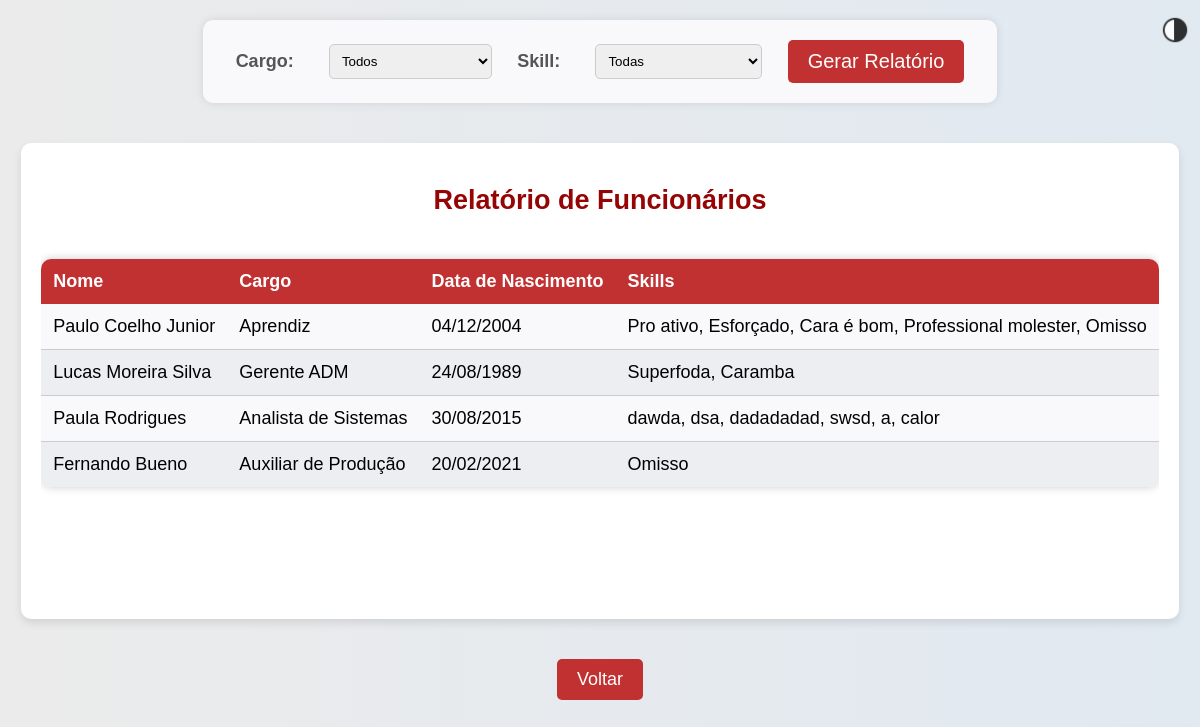
Page /relatorio/ (signed in) on the earlier database version.
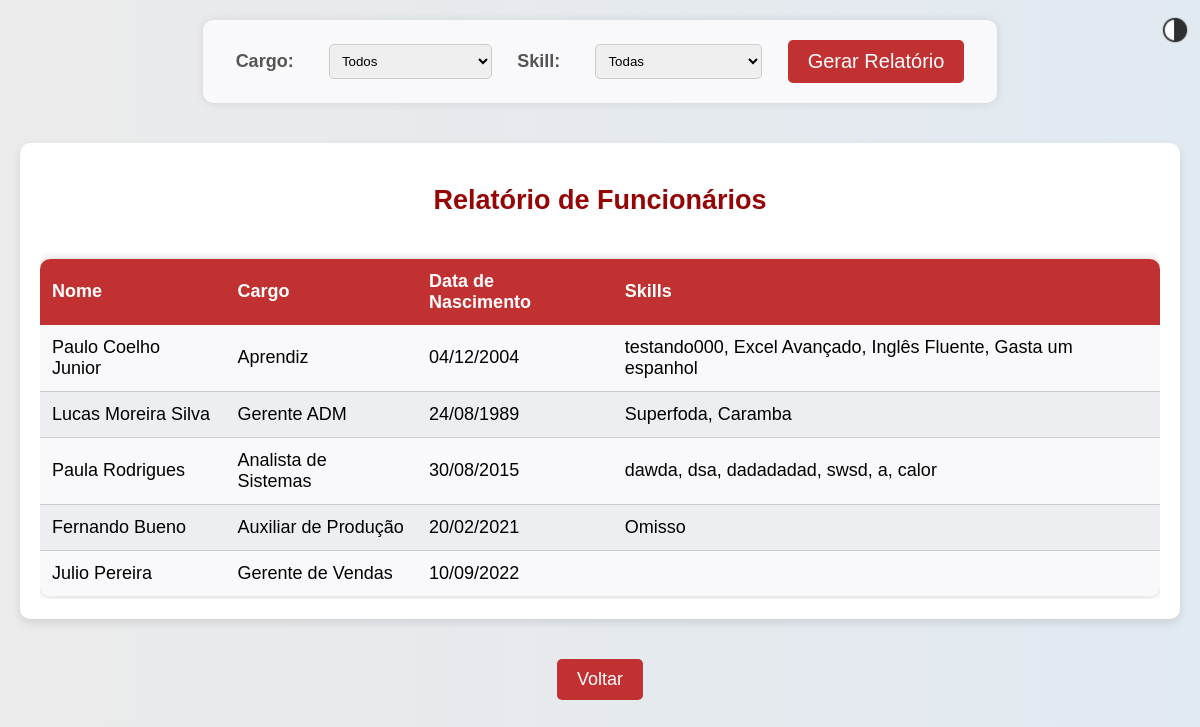
Same page on the later database version.
### app/models.py (models this page shows, shortened)
class Funcionario(models.Model):
    nome = models.CharField(max_length=100)
    cargo = models.CharField(max_length=50)
    data_nascimento = models.DateField()
    skills = models.ManyToManyField(Skill, blank=True)  # Relacionamento ManyToMany com Skill

class Skill(models.Model):
    nome = models.CharField(max_length=100)
    def __str__(self):
        return self.nome

### app/views.py (the view)
# urls.py: path('relatorio/', views.relatorio_dinamico, name='relatorio_dinamico'),
@login_required(login_url='login')
def relatorio_dinamico(request):
    cargo = request.GET.get('cargo')
    skill = request.GET.get('skill')
    funcionarios = Funcionario.objects.all()
    if cargo:
        funcionarios = funcionarios.filter(cargo=cargo)
    if skill:
        funcionarios = funcionarios.filter(skills__nome=skill)
    context = {
        'funcionarios': funcionarios,
        'cargos': Funcionario.objects.values_list('cargo', flat=True).distinct(),
        'skills': Skill.objects.all(),
    }
    return render(request, 'relatorio.html', context)

### app/templates/relatorio.html (shortened to what this page needs)
{% extends 'layout.html' %}
{% load static %}
{% block extrahead %}
    <link rel="stylesheet" href="{% static 'app/css/relatorio.css' %}">
{% endblock %}
{% block content %}
    <form class="formMain" method="get">
        <label for="cargo">Cargo:</label>
        <select name="cargo" id="cargo">
            <option value="">Todos</option>
        </select>
        <label for="skill">Skill:</label>
        <select name="skill" id="skill">
            <option value="">Todas</option>
        </select>
        <button type="submit">Gerar Relatório</button>
    </form>
    <div class="containerMain">
        <h2>Relatório de Funcionários</h2>
        <div class="tableDiv">
            <table>
                <thead>
                    <tr class="columns">
                        <th>Nome</th>
                        <th>Cargo</th>
                        <th>Data de Nascimento</th>
                        <th>Skills</th>
                    </tr>
                </thead>
                <tbody>
                    {% for funcionario in funcionarios %}
                    <tr class="valuesColumns">
                        <td>{{ funcionario.nome }}</td>
                        <td>{{ funcionario.cargo }}</td>
                        <td>{{ funcionario.data_nascimento|date:"d/m/Y" }}</td>
                        <td>{{ funcionario.skills.all|join:", " }}</td>
                    </tr>
                    {% endfor %}
                </tbody>
            </table>
        </div>
    </div>
    <a href="{% url 'main' %}">Voltar</a>
{% endblock %}

### app/templates/layout.html (shortened to what this page needs)
<!DOCTYPE html>
{% load static %}
<html lang="en">
<head>
    {% block extrahead %}
    {% endblock %}
</head>
<body>
    <button style="
        opacity: 0.8;
        position: fixed;
        top: 15px;
        right: 10px;
        cursor: pointer;
        border-radius: 50%;
        border: none; padding: 0;
        height: 30px;
        width: 30px;
        background-color: transparent;
        " class="darkthemeButton">
        <img class="darkthemeImage" src="{% static 'app/img/icons/dark-mode.png' %}" style="
            margin: 0;
            width: 30px;
            height: 30px">
    </button>
    {% block content %}
    {% endblock %}
</body>
</html>

### app/static/app/css/relatorio.css (style rules this page uses)
body { font-family: 'Arial', sans-serif; background-color: #f4f4f9; margin: 20px; padding: 0; color: #333; display: flex; flex-direction: column; justify-content: center; align-items: center; font-size:18px; }
.containerMain { max-width: 1200px; margin: 20px auto; padding: 20px; background-color: #fff; border-radius: 10px; box-shadow: 0 4px 8px rgba(0, 0, 0, 0.1); }
h2 { text-align: center; color: #960505; }
.formMain { display: flex; justify-content: space-around; align-items: center; margin-bottom: 20px; width: 65%; padding: 20px; background-color: #f9f9fb; border-radius: 10px; box-shadow: 0 0 10px rgba(0, 0, 0, 0.1); }
.formMain label { font-weight: bold; margin-right: 10px; color: #555; }
.formMain select { padding: 8px; border-radius: 5px; border: 1px solid #ccc; outline: none; transition: border-color 0.3s; }
button[type="submit"] { padding: 10px 20px; background-color: #c23131; color: white; border: none; border-radius: 5px; cursor: pointer; transition: background-color 0.3s; font-size: 20px; }
.tableDiv { height: 45vh; overflow-y: scroll; }
table { width: 100%; border-collapse: separate; border-spacing: 0; margin-top: 20px; border-radius: 10px; overflow: hidden; box-shadow: 0 0 10px rgba(0, 0, 0, 0.2); }
thead { background-color: #c23131; color: white; }
.columns th { padding: 12px; text-align: left; font-weight: bold; }
tbody tr { background-color: #f9f9fb; }
tbody tr:nth-child(even) { background-color: #eceef1; }
.valuesColumns td { padding: 12px; border-bottom: 1px solid #ccc; }
.valuesColumns:last-child td { border-bottom: none; }
a { display: inline-block; margin-top: 20px; padding: 10px 20px; background-color: #c23131; color: white; text-decoration: none; border-radius: 5px; transition: background-color 0.3s; }

Differences in the rows shown:
computed for Funcionario "Paulo Coelho Junior": skills.all "Pro ativo, Esforçado, Cara é bom, Professional molester, Omisso" → "testando000, Excel Avançado, Inglês Fluente, Gasta um espanhol"
added Funcionario: nome "Julio Pereira", cargo "Gerente de Vendas", data_nascimento "10/09/2022"
